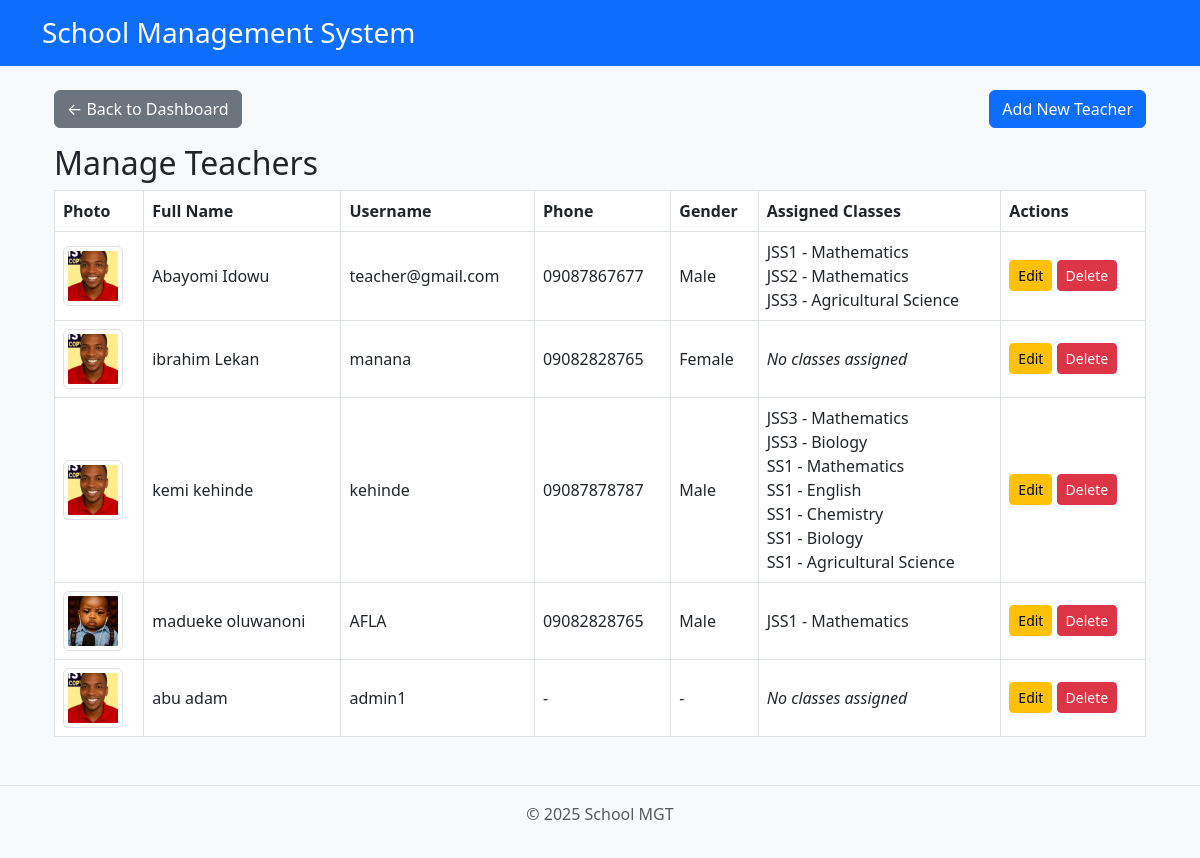
Page /admin-panel/teachers/ (signed in) on the earlier database version.
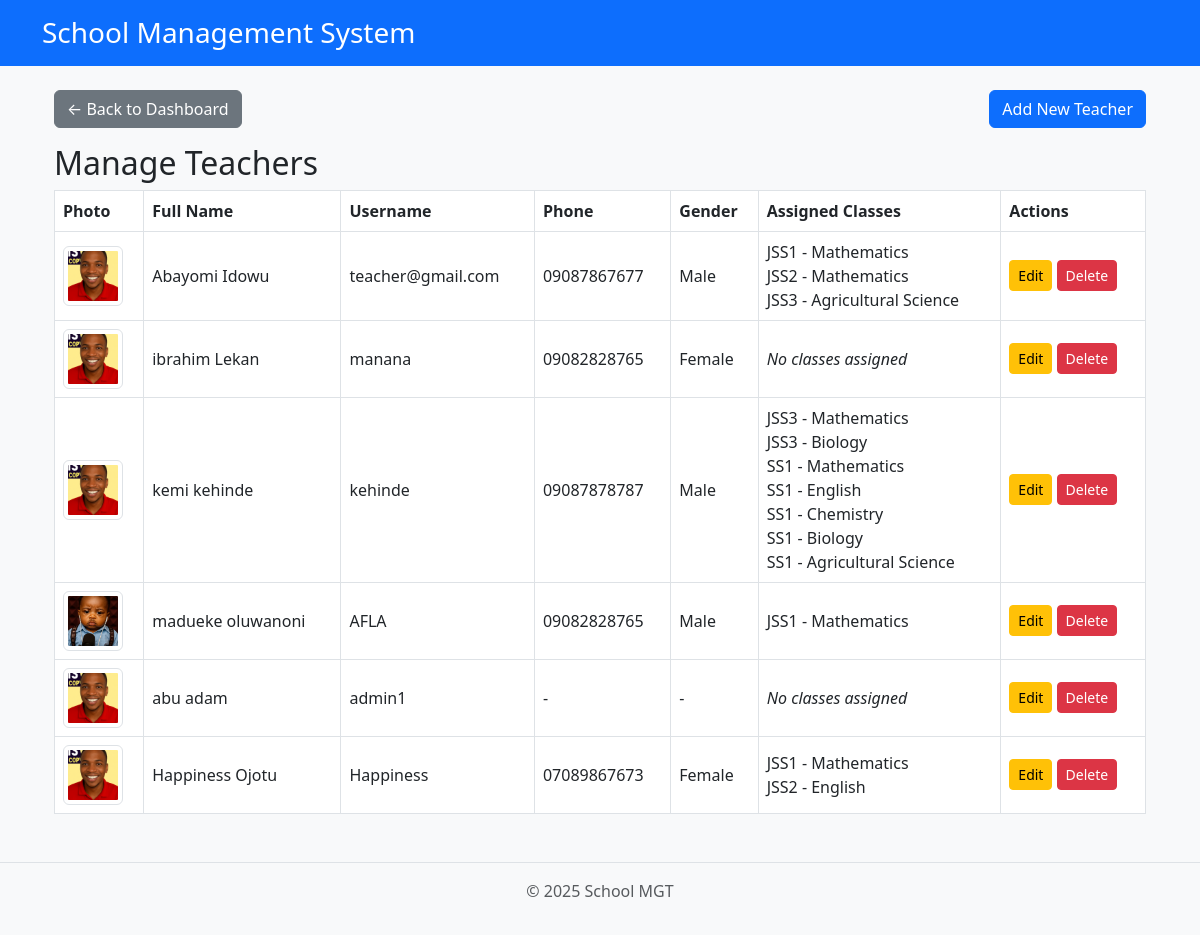
Same page on the later database version.
### core/models.py (models this page shows, shortened)
class TeacherProfile(models.Model):
    user = models.OneToOneField(User, on_delete=models.CASCADE)
    gender = models.CharField(max_length=10, blank=True, null=True)   # ✅ optional
    phone = models.CharField(max_length=20, blank=True, null=True)    # ✅ optional
    photo = models.ImageField(upload_to='teacher_photos/', blank=True, null=True)
    address = models.TextField(blank=True, null=True)
    department = models.CharField(max_length=100, blank=True, null=True)

class User(AbstractUser):
    USER_TYPE_CHOICES = (
        ('admin', 'Admin'),
        ('teacher', 'Teacher'),
        ('student', 'Student'),
        ('librarian', 'Librarian'),
    )
    user_type = models.CharField(max_length=10, choices=USER_TYPE_CHOICES)

class ClassAssignment(models.Model):
    teacher = models.ForeignKey(TeacherProfile, on_delete=models.CASCADE)
    classroom = models.ForeignKey(ClassRoom, on_delete=models.CASCADE)
    subject = models.ForeignKey(Subject, on_delete=models.CASCADE)

class ClassRoom(models.Model):
    name = models.CharField(max_length=50, unique=True)

class Subject(models.Model):
    name = models.CharField(max_length=100)

### core/views.py (the view)
# urls.py: path('admin-panel/teachers/', views.manage_teachers, name='manage_teachers'),
@login_required
def manage_teachers(request):
    if request.user.user_type != 'admin':
        return HttpResponse("Unauthorized", status=401)
    teachers = (
        TeacherProfile.objects
        .select_related("user")   # preload User
        .prefetch_related(
            Prefetch(
                'classassignment_set',
                queryset=ClassAssignment.objects.select_related('classroom', 'subject'),
                to_attr='class_assignments'
            )
        )
    )
    for teacher in teachers:
        if not hasattr(teacher, "class_assignments"):
            teacher.class_assignments = []
        if not teacher.phone:
            teacher.phone = "-"
        if not teacher.gender:
            teacher.gender = "-"
        if not teacher.user:
            from types import SimpleNamespace
            teacher.user = SimpleNamespace(username="(deleted)", get_full_name=lambda: "(No Name)")
    return render(request, 'admin/manage_teachers.html', {'teachers': teachers})

### core/templates/admin/manage_teachers.html (shortened to what this page needs)
{% extends 'base.html' %}
{% load static %}
{% block content %}
<div class="container">
    <div class="d-flex justify-content-between align-items-center mb-3">
        <a href="{% url 'admin_dashboard' %}" class="btn btn-secondary">← Back to Dashboard</a>
        <a href="{% url 'add_teacher' %}" class="btn btn-primary">Add New Teacher</a>
    </div>
    <h2>Manage Teachers</h2>
    {% if teachers %}
    <table class="table table-bordered align-middle">
        <thead>
            <tr>
                <th>Photo</th>
                <th>Full Name</th>
                <th>Username</th>
                <th>Phone</th>
                <th>Gender</th>
                <th>Assigned Classes</th>
                <th>Actions</th>
            </tr>
        </thead>
        <tbody>
            {% for teacher in teachers %}
            <tr>
                <td>
                    {% if teacher.photo %}
                        <img src="{{ teacher.photo.url }}" alt="Teacher Photo" class="img-thumbnail" style="width: 60px; height: 60px; object-fit: cover;">
                    {% else %}
                        <img src="{% static 'images/default_teacher.png' %}" alt="No Photo" class="img-thumbnail" style="width: 60px; height: 60px; object-fit: cover;">
                    {% endif %}
                </td>
                <td>{{ teacher.user.get_full_name }}</td>
                <td>{{ teacher.user.username }}</td>
                <td>{{ teacher.phone }}</td>
                <td>{{ teacher.gender }}</td>
                <td>
                    {% if teacher.class_assignments %}
                        {% for assignment in teacher.class_assignments %}
                            {{ assignment.classroom.name }} - {{ assignment.subject.name }}
                            {% if not forloop.last %}<br>{% endif %}
                        {% endfor %}
                    {% else %}
                        <em>No classes assigned</em>
                    {% endif %}
                </td>
                <td>
                    <a href="{% url 'edit_teacher' teacher.id %}" class="btn btn-sm btn-warning">Edit</a>
                    <a href="{% url 'delete_teacher' teacher.id %}" class="btn btn-sm btn-danger"
                       onclick="return confirm('Are you sure you want to delete this teacher?')">Delete</a>
                </td>
            </tr>
            {% endfor %}
        </tbody>
    </table>
    {% else %}
    <p>No teachers available.</p>
    {% endif %}
</div>
{% endblock %}

### core/templates/base.html (shortened to what this page needs)
<!DOCTYPE html>
<html lang="en">
<head>
    <link href="https://cdn.jsdelivr.net/npm/bootstrap@5.3.0/dist/css/bootstrap.min.css" rel="stylesheet">
</head>
<body>
    <header class="bg-primary text-white py-3 mb-4">
        <div class="container">
            <h1 class="h3 mb-0">School Management System</h1>
        </div>
    </header>
    <div class="container">
        {% block content %}
        {% endblock %}
    </div>
    <footer class="text-center mt-5 py-3 border-top text-muted">
        <p>&copy; 2025 School MGT</p>
    </footer>
</body>
</html>

### core/templates/base.html (style rules this page uses)
body { background-color: #f8f9fa; }

Differences in the rows shown:
added TeacherProfile: photo (placeholder picture), user.get_full_name "Happiness Ojotu", user.username "Happiness", phone "07089867673", gender "Female"
added ClassAssignment: classroom.name "JSS1", subject.name "Mathematics", shown under "Happiness Ojotu"
added ClassAssignment: classroom.name "JSS2", subject.name "English", shown under "Happiness Ojotu"
